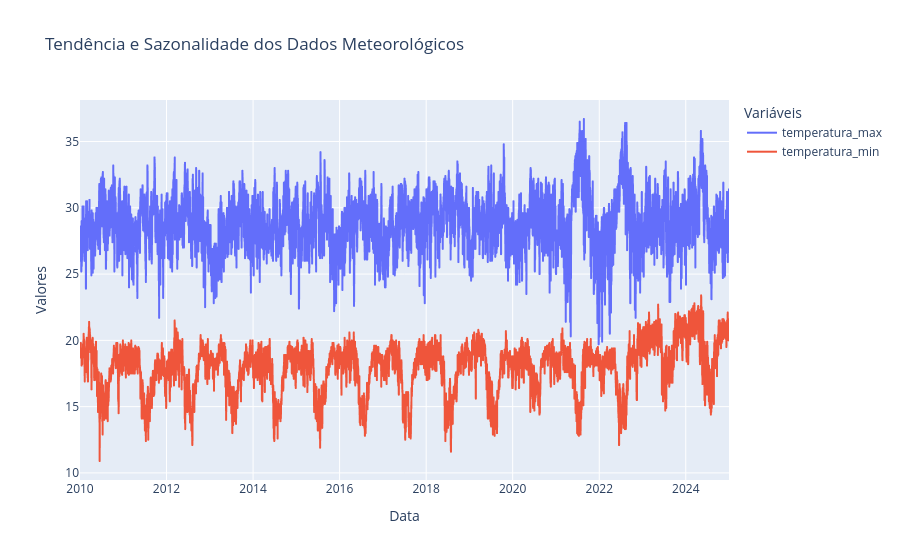
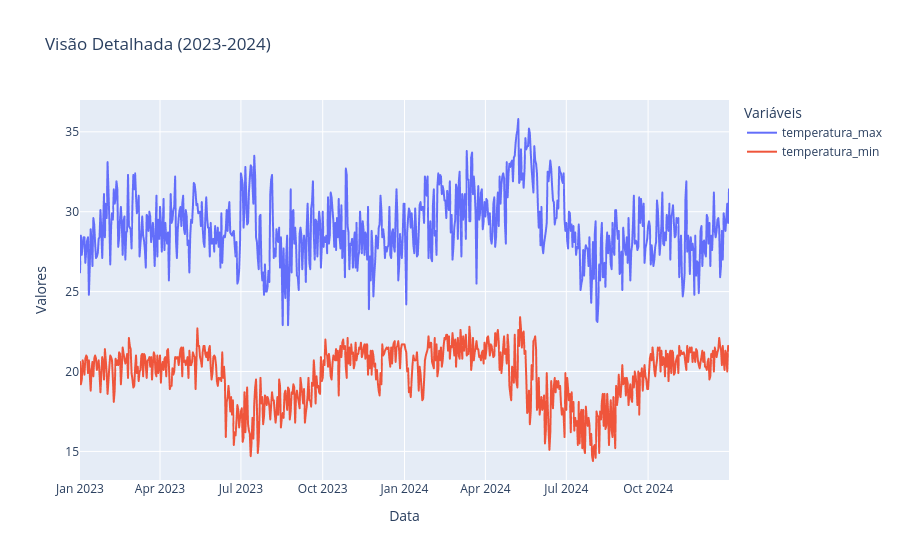

Here is the notebook cell these charts were saved with, in order:
### Code cell
import plotly.express as px
# Gráfico dinâmico para todas as variáveis do dataframe clima_df
fig = px.line(clima_df, x=clima_df.index, y=clima_df.columns, title="Tendência e Sazonalidade dos Dados Meteorológicos")
fig.update_layout(xaxis_title="Data", yaxis_title="Valores", legend_title="Variáveis")
fig.show()

# Gráfico dinâmico para o período de 2023 a 2024
clima_df_filtered = clima_df['2023':'2024']
fig_filtered = px.line(clima_df_filtered, x=clima_df_filtered.index, y=clima_df_filtered.columns, title="Visão Detalhada (2023-2024)")
fig_filtered.update_layout(xaxis_title="Data", yaxis_title="Valores", legend_title="Variáveis")
fig_filtered.show()

### Figure 1 — Plotly figure (JSON) as saved in the notebook; plotly's stock layout.template omitted (floating-point values rounded to 4 significant figures; data arrays with more than 128 entries replaced by an {"elided": "..."} marker saying what was removed)
{"data": [{"hovertemplate": "variable=temperatura_max<br>periodo_tempo=%{x}<br>value=%{y}<extra></extra>", "legendgroup": "temperatura_max", "line": {"color": "#636efa", "dash": "solid"}, "marker": {"symbol": "circle"}, "mode": "lines", "name": "temperatura_max", "showlegend": true, "type": "scattergl", "x": {"elided": "5479 str values"}, "xaxis": "x", "y": {"elided": "5479 float values"}, "yaxis": "y"}, {"hovertemplate": "variable=temperatura_min<br>periodo_tempo=%{x}<br>value=%{y}<extra></extra>", "legendgroup": "temperatura_min", "line": {"color": "#EF553B", "dash": "solid"}, "marker": {"symbol": "circle"}, "mode": "lines", "name": "temperatura_min", "showlegend": true, "type": "scattergl", "x": {"elided": "5479 str values"}, "xaxis": "x", "y": {"elided": "5479 float values"}, "yaxis": "y"}], "layout": {"legend": {"title": {"text": "Variáveis"}, "tracegroupgap": 0}, "title": {"text": "Tendência e Sazonalidade dos Dados Meteorológicos"}, "xaxis": {"anchor": "y", "domain": [0, 1], "title": {"text": "Data"}}, "yaxis": {"anchor": "x", "domain": [0, 1], "title": {"text": "Valores"}}}}

### Figure 2 — Plotly figure (JSON) as saved in the notebook; plotly's stock layout.template omitted (floating-point values rounded to 4 significant figures; data arrays with more than 128 entries replaced by an {"elided": "..."} marker saying what was removed)
{"data": [{"hovertemplate": "variable=temperatura_max<br>periodo_tempo=%{x}<br>value=%{y}<extra></extra>", "legendgroup": "temperatura_max", "line": {"color": "#636efa", "dash": "solid"}, "marker": {"symbol": "circle"}, "mode": "lines", "name": "temperatura_max", "showlegend": true, "type": "scattergl", "x": {"elided": "731 str values"}, "xaxis": "x", "y": {"elided": "731 float values"}, "yaxis": "y"}, {"hovertemplate": "variable=temperatura_min<br>periodo_tempo=%{x}<br>value=%{y}<extra></extra>", "legendgroup": "temperatura_min", "line": {"color": "#EF553B", "dash": "solid"}, "marker": {"symbol": "circle"}, "mode": "lines", "name": "temperatura_min", "showlegend": true, "type": "scattergl", "x": {"elided": "731 str values"}, "xaxis": "x", "y": {"elided": "731 float values"}, "yaxis": "y"}], "layout": {"legend": {"title": {"text": "Variáveis"}, "tracegroupgap": 0}, "title": {"text": "Visão Detalhada (2023-2024)"}, "xaxis": {"anchor": "y", "domain": [0, 1], "title": {"text": "Data"}}, "yaxis": {"anchor": "x", "domain": [0, 1], "title": {"text": "Valores"}}}}
